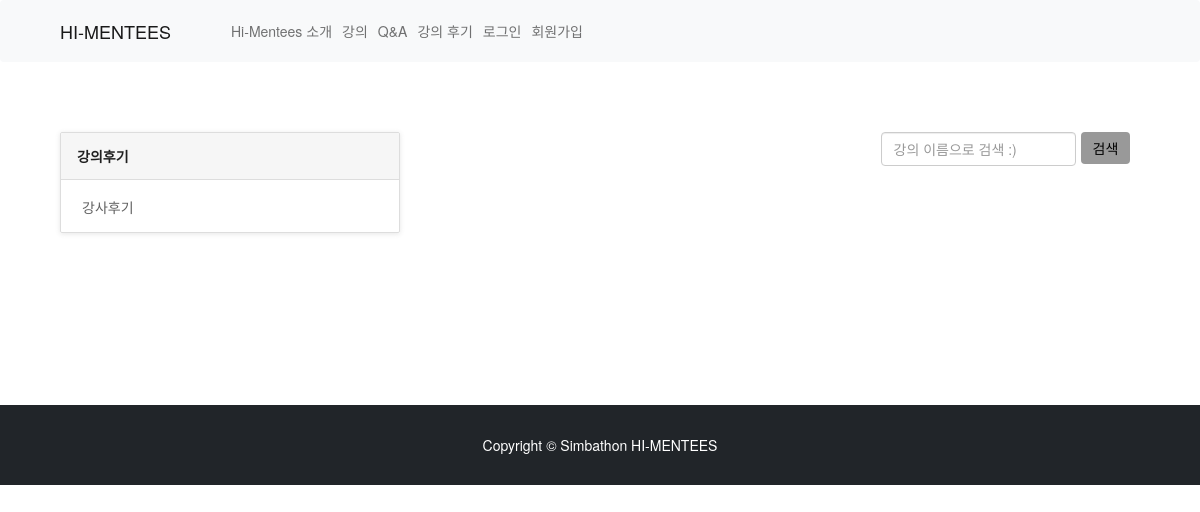
The app's page /review/index/, older data.
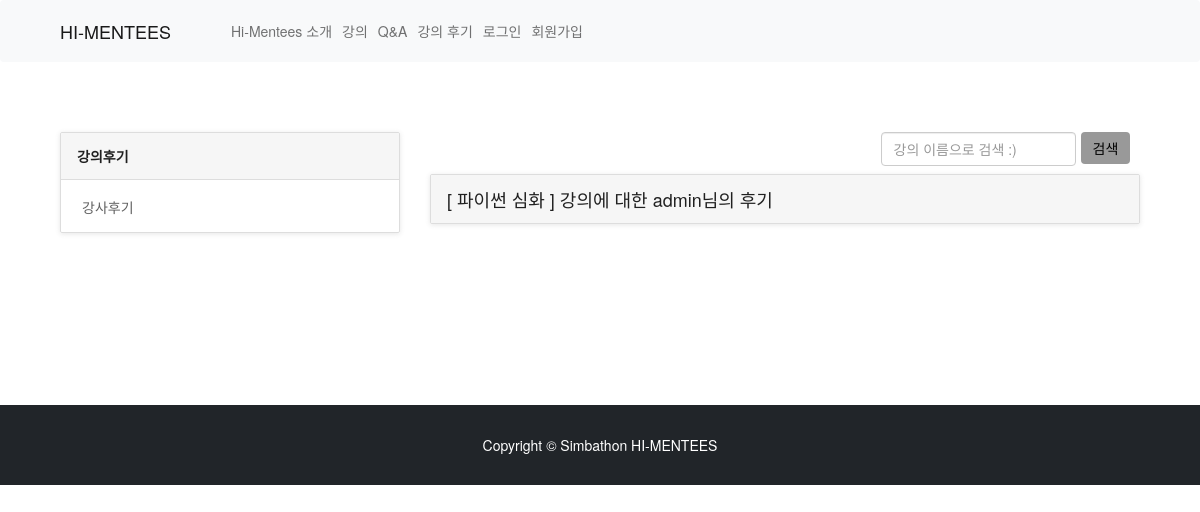
The same page, newer data.
### review/models.py (models this page shows)
class Review(models.Model):
    category_choice = (
        ('강사리뷰', '강사리뷰'),
        ('강의리뷰', '강의리뷰'),
    )
    category = models.CharField(max_length=10, choices=category_choice)
    lecture = models.ForeignKey(Lecture, on_delete=models.CASCADE, null=True, blank=True)
    teacher = models.ForeignKey(UserProfile, on_delete=models.CASCADE, null=True, blank=True)
    content = models.TextField()
    review_reg_date = models.DateTimeField(default=timezone.now, verbose_name="리뷰작성일")
    user = models.ForeignKey(settings.AUTH_USER_MODEL, on_delete=models.CASCADE, null=False, verbose_name="질문자")

### lecture/models.py (models this page shows, shortened)
class Lecture(models.Model):
    id=models.AutoField(primary_key=True)
    title=models.CharField(max_length=200)
    category = models.ForeignKey('Category', on_delete=models.CASCADE, null=True)
    body=models.TextField()
    LEVEL_CHOICE = (
    ('star1','1단계'),
    ('star2','2단계'),
    ('star3','3단계'),
    ('star4','4단계'),
    ('star5','5단계'),)
    level=models.CharField(max_length=10, choices=LEVEL_CHOICE)
    host=models.ForeignKey(UserProfile, on_delete=models.CASCADE)
    app_start_date=models.DateTimeField()
    app_end_date=models.DateTimeField()
    thumbnail=models.ImageField(upload_to='images/',blank=True, null=True)
    schedule=models.ImageField(upload_to='images/',blank=True, null=True)
    enrol_students=models.ManyToManyField(settings.AUTH_USER_MODEL, blank=True, related_name="enrol")
    like_users=models.ManyToManyField(settings.AUTH_USER_MODEL, related_name="like_lectures")
    class Meta:
        db_table='Lecture'

### review/views.py (the view)
# urls.py: path('index/', views.ReviewList.as_view(), name="index"),
class ReviewList(ListView):
    model = Review
    context_object_name = 'review_list'
    template_name = 'review/review_list.html'
    def get_context_data(self, *args, **kwargs):
        context = super().get_context_data(*args, **kwargs)
        context['teacher_review'] = Review.objects.filter(category='강사리뷰')
        context['lecture_review'] = Review.objects.filter(category='강의리뷰')
        return context

### review/templates/review/review_list.html (shortened to what this page needs)
{% extends "base.html" %}
{% load static %}
{% block content %}
<link rel='stylesheet prefetch' href='https://maxcdn.bootstrapcdn.com/bootstrap/3.3.6/css/bootstrap.min.css'>
<link rel='stylesheet prefetch' href='https://files.krve.io/f/eyespot.css'>
<link rel='stylesheet prefetch' href='https://cdn.cloudcache.dk/materialdesignicons/1.6.50/css/materialdesignicons.min.css'>
<div class="container" style="margin-top : 5em; margin-bottom : 10em;">
  <div class="col-md-4">
    <ul class="list-group help-group">
      <div class="faq-list list-group nav nav-tabs">
        <a href="#tab1" class="list-group-item active" role="tab" data-toggle="tab">
          강의후기
        </a>
        <a href="#tab2" class="list-group-item" role="tab" data-toggle="tab">
           강사후기
        </a>
      </div>
    </ul>
  </div>
  <div class="col-md-8">
    <div class="tab-content panels-faq">
      <div class="tab-pane active" id="tab1">
        <form class="row g-2" style="margin-left: 32em;" action="{% url 'review:result_lecture' %}" method='GET'>
          <div class="col-auto" align="right;">
            <input type="search" class="form-control" id="search" name='query' placeholder="강의 이름으로 검색 :)">
          </div>
          <div class="col-auto">
            <button type="submit" class="btn btn-primary mb-3" style="background-color: #999999; color: #000000; border: none;">
              검색
            </button>
          </div>
        </form>
        <div class="panel-group" id="category1">
            {% for review in lecture_review %}
              <div class="panel panel-default panel-help">
                <a href="#review{{ review.id }}" data-toggle="collapse" data-parent="#category1">
                  <div class="panel-heading">
                    <h2>[ {{ review.lecture.title }} ] 강의에 대한 {{ review.user.username }}님의 후기</h2>
                  </div>
                </a>
              </div>
            {% endfor %}
        </div>
      </div>
    </div>
  </div>
</div>
{%endblock%}

Row changes from the older to the newer data that the page shows:
added Review: lecture "파이썬 심화", user.username "admin"
